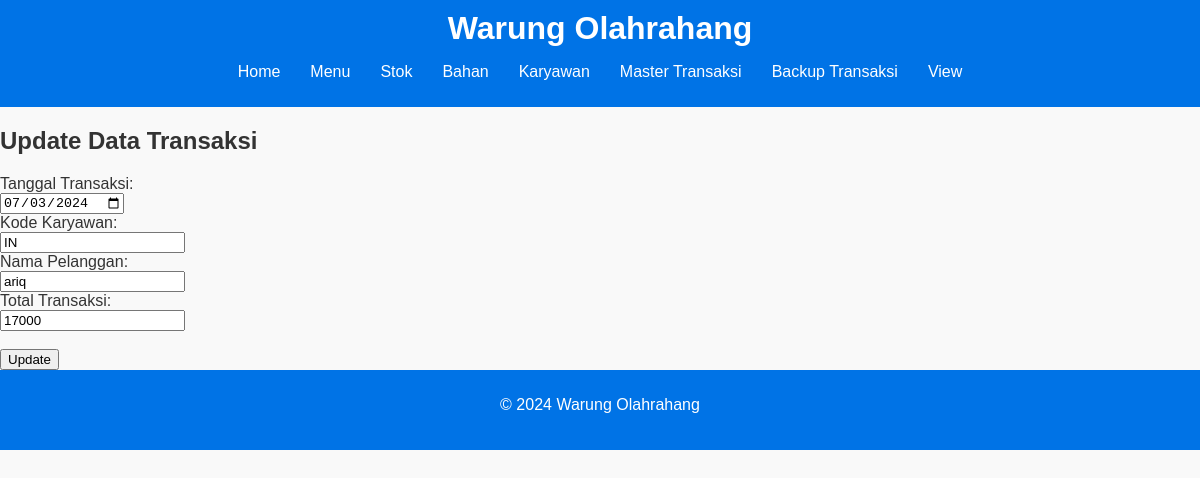
The app's page /mtrs/update.php?no_trs=ORT0010624 with its own data.
### tables this page shows
CREATE TABLE `mtrs` (
  `no_trs` char(10) NOT NULL,
  `tgl_trs` date DEFAULT NULL,
  `kd_kyw` char(10) DEFAULT NULL,
  `nm_plg` char(25) DEFAULT NULL,
  `total` int(10) DEFAULT NULL
);

### mtrs/update.php (the view, shortened to what this page needs)
<?php
include('../partials/header.php');
include('../config/database.php');
if (isset($_GET['no_trs'])) {
    $no_trs = $_GET['no_trs'];
    $sql = "SELECT * FROM mtrs WHERE no_trs='$no_trs'";
    $result = $conn->query($sql);
    if ($result->num_rows > 0) {
        $row = $result->fetch_assoc();
        $tgl_trs = $row['tgl_trs'];
        $kd_kyw = $row['kd_kyw'];
        $nm_plg = $row['nm_plg'];
        $total = $row['total'];
    } else {
        echo "Data transaksi tidak ditemukan.";
    }
}
?>
<h2>Update Data Transaksi</h2>
<form action="<?php echo htmlspecialchars($_SERVER["PHP_SELF"]); ?>" method="post">
    <label for="tgl_trs">Tanggal Transaksi:</label><br>
    <input type="date" id="tgl_trs" name="tgl_trs" value="<?php echo $tgl_trs; ?>"><br>
    <label for="kd_kyw">Kode Karyawan:</label><br>
    <input type="text" id="kd_kyw" name="kd_kyw" value="<?php echo $kd_kyw; ?>"><br>
    <label for="nm_plg">Nama Pelanggan:</label><br>
    <input type="text" id="nm_plg" name="nm_plg" value="<?php echo $nm_plg; ?>"><br>
    <label for="total">Total Transaksi:</label><br>
    <input type="number" id="total" name="total" value="<?php echo $total; ?>"><br><br>
    <input type="submit" name="submit" value="Update">
</form>
<?php include('../partials/footer.php'); ?>

### css/style.css (style rules this page uses)
body { font-family: Arial, sans-serif; margin: 0; padding: 0; background-color: #f9f9f9; color: #333; }

### records on screen
mtrs: tgl_trs "07/03/2024", kd_kyw "IN", nm_plg "ariq", total "17000"
